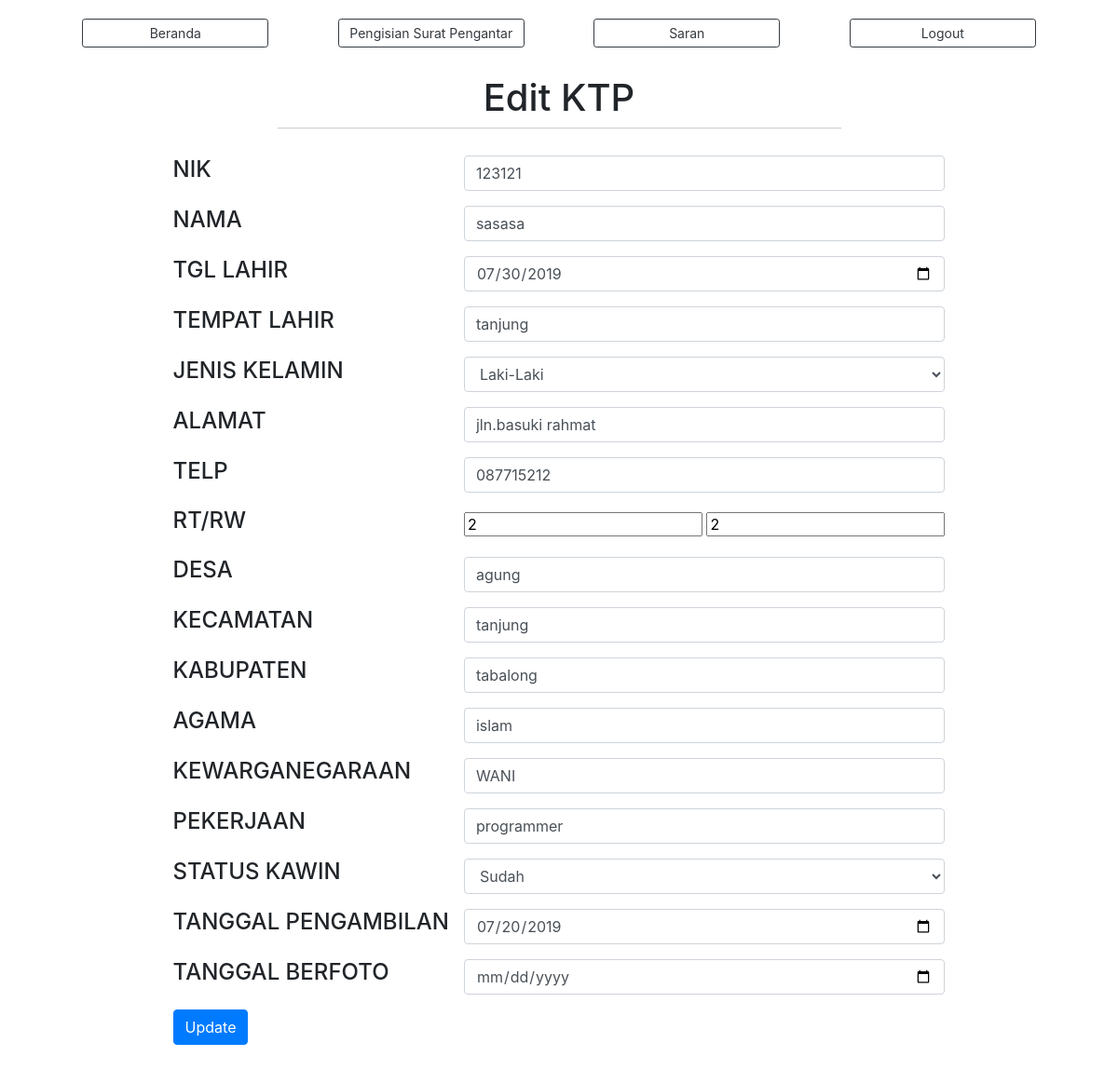
/?view=edit-ktp&nik=123121 (signed in), run on the app's committed database.
### tables this page shows
CREATE TABLE `ktp` (
  `id_ktp` int(200) NOT NULL,
  `nik` bigint(100) NOT NULL,
  `nama` varchar(50) NOT NULL,
  `tanggal_lahir` date NOT NULL,
  `tempat_lahir` varchar(100) NOT NULL,
  `jekel` varchar(15) NOT NULL,
  `alamat` varchar(100) NOT NULL,
  `telp` varchar(50) NOT NULL,
  `rt` varchar(5) NOT NULL,
  `rw` varchar(5) NOT NULL,
  `desa` varchar(100) NOT NULL,
  `kec` varchar(100) NOT NULL,
  `kab` varchar(100) NOT NULL,
  `agama` varchar(10) NOT NULL,
  `kewarganegaraan` varchar(10) NOT NULL,
  `pekerjaan` varchar(100) NOT NULL,
  `status_kawin` varchar(100) NOT NULL,
  `status_cetak` int(5) NOT NULL DEFAULT 0,
  `tanggal_permohonan` date NOT NULL,
  `tgl_pengambilan` date DEFAULT NULL,
  `tgl_berfoto` date DEFAULT NULL,
  `keperluan` varchar(50) NOT NULL,
  `surat_pengantar_ttd` varchar(200) DEFAULT NULL,
  `user` varchar(200) DEFAULT NULL
);

### models/admin.php (called while the page is built, shortened)
<?php
class Admin
{
  private $mysqli;
  function __construct($mysqli)
  {
    $this->mysqli = $mysqli;
  }
  public function editKTP($nik)
  {
    $db = $this->mysqli->conn;
    $sql = " SELECT * FROM ktp WHERE nik = '$nik' AND keperluan='KTP' ";
    $query = $db->query($sql);
    return $query;
  }
}
?>

### view/ktp/edit-ktp.php (the view, shortened to what this page needs)
<?php
$nik = @$_GET['nik'];
$data = $objAdmin->editKTP($nik)->fetch_object();
 ?>
 <div class="header-hal">
     <h1>Edit KTP</h1>
     <hr>
 </div>
 <div class="container" id="" style="">
 	<form class="" id="" method="POST" action="" enctype="multipart/form-data">
    <table align="center">
				<tr>
					<td> <h4>NIK</h4> </td>
					<td> <input type="text" class="form-control" name="NIK" placeholder="Masukan NIK KTP" value="<?= $data->nik ?>"> </td>
				</tr>
				<tr>
					<td> <h4>NAMA</h4> </td>
					<td> <input type="text" class="form-control" name="NAMA" placeholder="Masukan Nama Lengkap"  value="<?= $data->nama ?>"> </td>
				</tr>
				<tr>
					<td> <h4>TGL LAHIR</h4> </td>
					<td> <input type="date" class="form-control" name="TGL_LAHIR"  value="<?= $data->tanggal_lahir ?>"> </td>
				</tr>
				<tr>
					<td> <h4>TEMPAT LAHIR</h4> </td>
					<td> <input type="text" class="form-control" name="TEMPAT_LAHIR" placeholder="Tempat Lahir"  value="<?= $data->tempat_lahir ?>"> </td>
				</tr>
				<tr>
					<td> <h4>JENIS KELAMIN</h4> </td>
					<td>
						<select name="JEKEL" class="form-control">
						<option value="laki-laki">Laki-Laki</option>
						</select>
					</td>
				</tr>
				<tr>
					<td> <h4>ALAMAT</h4> </td>
					<td> <input type="text" class="form-control" name="ALAMAT" placeholder="Alamat"  value="<?= $data->alamat ?>"> </td>
				</tr>
        <tr>
          <td> <h4>TELP</h4> </td>
          <td> <input type="text" class="form-control" name="TELP" placeholder="Telp"  value="<?= $data->telp ?>"> </td>
        </tr>
				<tr>
					<td> <h4>RT/RW</h4> </td>
					<td> <input type="text" class="" name="RT" placeholder="RT"  value="<?= $data->rt ?>"> <input type="" class="" name="RW" placeholder="RW"  value="<?= $data->rw ?>"> </td>
				</tr>
        <tr>
          <td> <h4>DESA</h4> </td>
          <td> <input type="text" class="form-control" name="DESA" placeholder="Desa"  value="<?= $data->desa ?>"> </td>
        </tr>
        <tr>
          <td> <h4>KECAMATAN</h4> </td>
          <td> <input type="text" class="form-control" name="KECAMATAN" placeholder="Kecamatan"  value="<?= $data->kec ?>"> </td>
        </tr>
        <tr>
          <td> <h4>KABUPATEN</h4> </td>
          <td> <input type="text" class="form-control" name="KABUPATEN" placeholder="Kabupaten"  value="<?= $data->kab ?>"> </td>
        </tr>
				<tr>
					<td> <h4>AGAMA</h4> </td>
					<td> <input type="text" class="form-control" name="AGAMA" placeholder="Agama"  value="<?= $data->agama ?>"> </td>
				</tr>
				<tr>
					<td> <h4>KEWARGANEGARAAN</h4> </td>
					<td> <input type="text" class="form-control" name="KEWARGANEGARAAN" placeholder="Kewarganegaraan"  value="<?= $data->kewarganegaraan ?>"> </td>
				</tr>
        <tr>
					<td> <h4>PEKERJAAN</h4> </td>
					<td> <input type="text" class="form-control" name="PEKERJAAN" placeholder="Pekerjaan"  value="<?= $data->pekerjaan ?>"> </td>
				</tr>
        <tr>
          <td> <h4>STATUS KAWIN</h4> </td>
          <td>
            <select name="STATUS_KAWIN" class="form-control">
            <option value="Sudah">Sudah</option>
            </select>
          </td>
        </tr>
        <?php if (@$_SESSION['hak_akses'] == 2) { ?>
        <tr>
          <td> <h4>TANGGAL PENGAMBILAN</h4> </td>
          <td> <input type="date" class="form-control" name="TGL_PENGAMBILAN" placeholder="Tanggal Berfoto"  value="<?= $data->tgl_pengambilan ?>"> </td>
        </tr>
        <tr>
          <td> <h4>TANGGAL BERFOTO</h4> </td>
          <td> <input type="date" class="form-control" name="TGL_BERFOTO" placeholder="Tanggal Pengambilan"  value="<?= $data->tgl_berfoto ?>"> </td>
        </tr>
        <?php } ?>
 				<tr>
 					<td> <input type="submit" class="btn btn-md btn-primary" name="update" value="Update"> </td>
 				</tr>
 		</table>
 	</form>
 </div>

### assets/css/home.css (style rules this page uses)
.header-hal { width: 100%; text-align: center; margin-top: 10px; }
hr { height: 1px; border-top: 1px solid #ccc; margin: auto; width: 50%; padding: 10px; }
.view-buku th, td { text-align: left; padding: 8px; }

### data on the page
ktp: NIK "123121", NAMA "sasasa", TGL_LAHIR "07/30/2019", TEMPAT_LAHIR "tanjung", ALAMAT "jln.basuki rahmat", TELP "087715212", RT "2", RW "2", DESA "agung", KECAMATAN "tanjung", KABUPATEN "tabalong", AGAMA "islam", KEWARGANEGARAAN "WANI", PEKERJAAN "programmer", TGL_PENGAMBILAN "07/20/2019"
